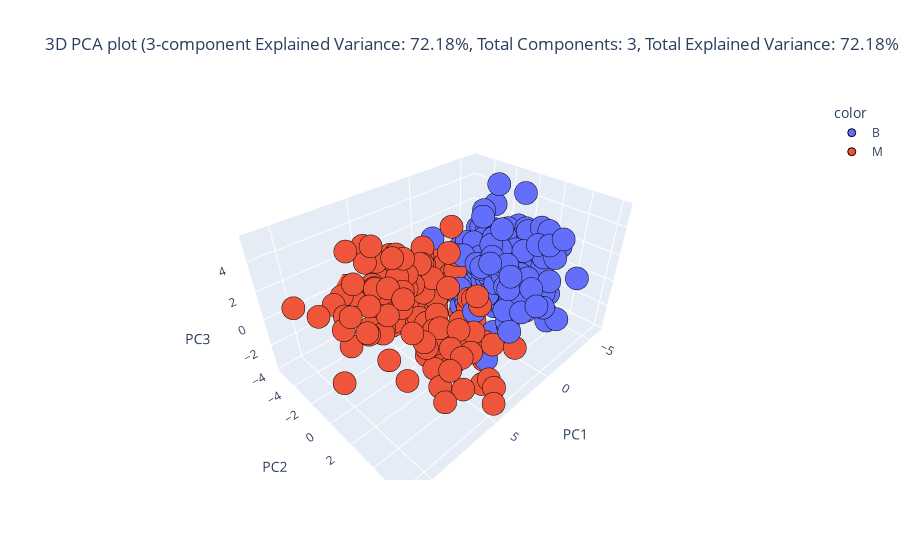

The notebook cell this image was saved under:
### Code cell
_, pca3d_train_df, _, pca3d_test_df = eda.dimensionality_reduction(train_df, test_df, identifier=id_features, categorical=categorical_features, continuous=continuous_features, target="Diagnosis", method="pca", plot_type="3d", components=3)

### Figure 1 — Plotly figure (JSON) as saved in the notebook; plotly's stock layout.template omitted (floating-point values rounded to 4 significant figures; data arrays with more than 128 entries replaced by an {"elided": "..."} marker saying what was removed)
{"data": [{"hovertemplate": "color=B<br>PC1=%{x}<br>PC2=%{y}<br>PC3=%{z}<extra></extra>", "legendgroup": "B", "marker": {"color": "#636efa", "line": {"color": "Black", "width": 1}, "opacity": 1, "symbol": "circle"}, "mode": "markers", "name": "B", "scene": "scene", "showlegend": true, "type": "scatter3d", "x": {"elided": "269 float values"}, "y": {"elided": "269 float values"}, "z": {"elided": "269 float values"}}, {"hovertemplate": "color=M<br>PC1=%{x}<br>PC2=%{y}<br>PC3=%{z}<extra></extra>", "legendgroup": "M", "marker": {"color": "#EF553B", "line": {"color": "Black", "width": 1}, "opacity": 1, "symbol": "circle"}, "mode": "markers", "name": "M", "scene": "scene", "showlegend": true, "type": "scatter3d", "x": {"elided": "139 float values"}, "y": {"elided": "139 float values"}, "z": {"elided": "139 float values"}}], "layout": {"legend": {"title": {"text": "color"}, "tracegroupgap": 0}, "scene": {"domain": {"x": [0, 1], "y": [0, 1]}, "xaxis": {"title": {"text": "PC1"}}, "yaxis": {"title": {"text": "PC2"}}, "zaxis": {"title": {"text": "PC3"}}}, "title": {"text": "3D PCA plot (3-component Explained Variance: 72.18%, Total Components: 3, Total Explained Variance: 72.18%)"}}}
